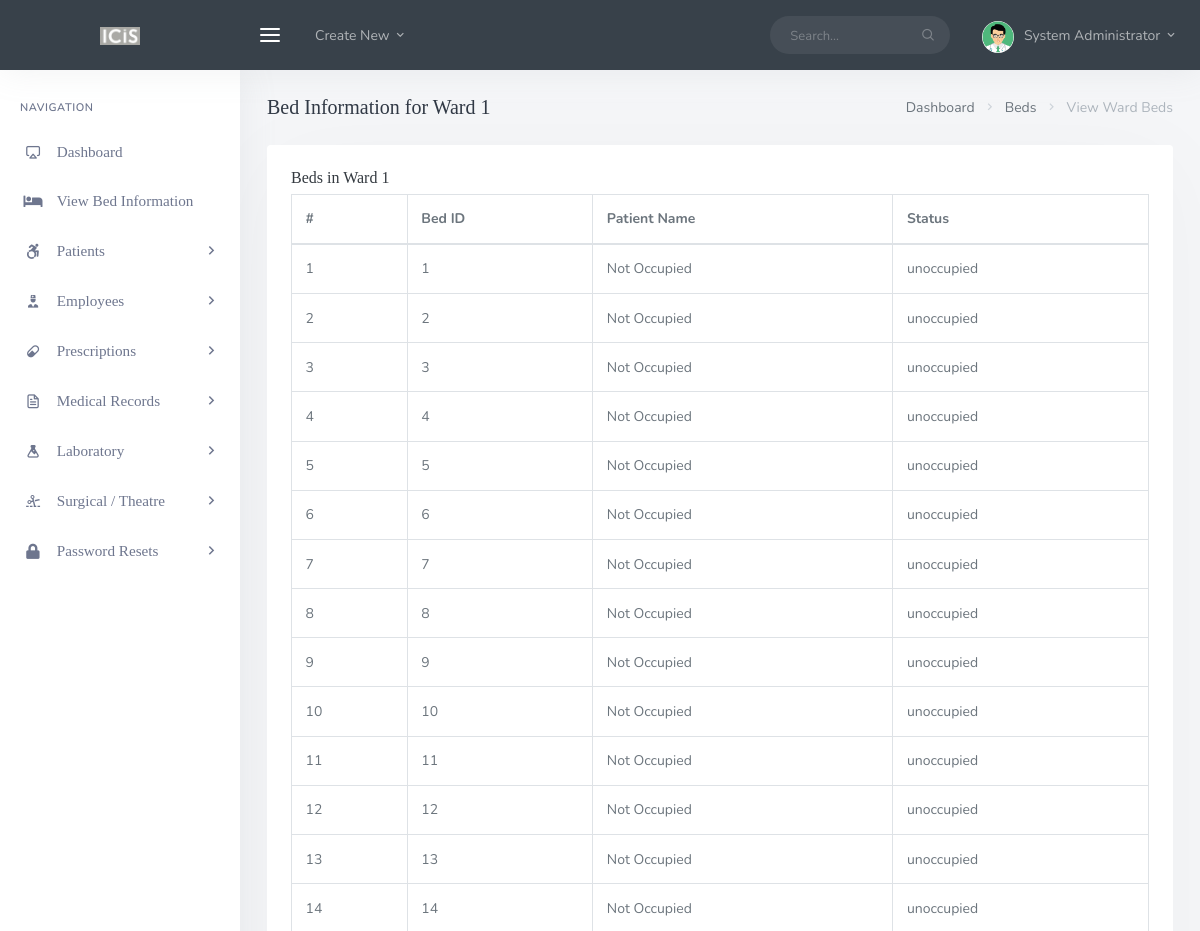
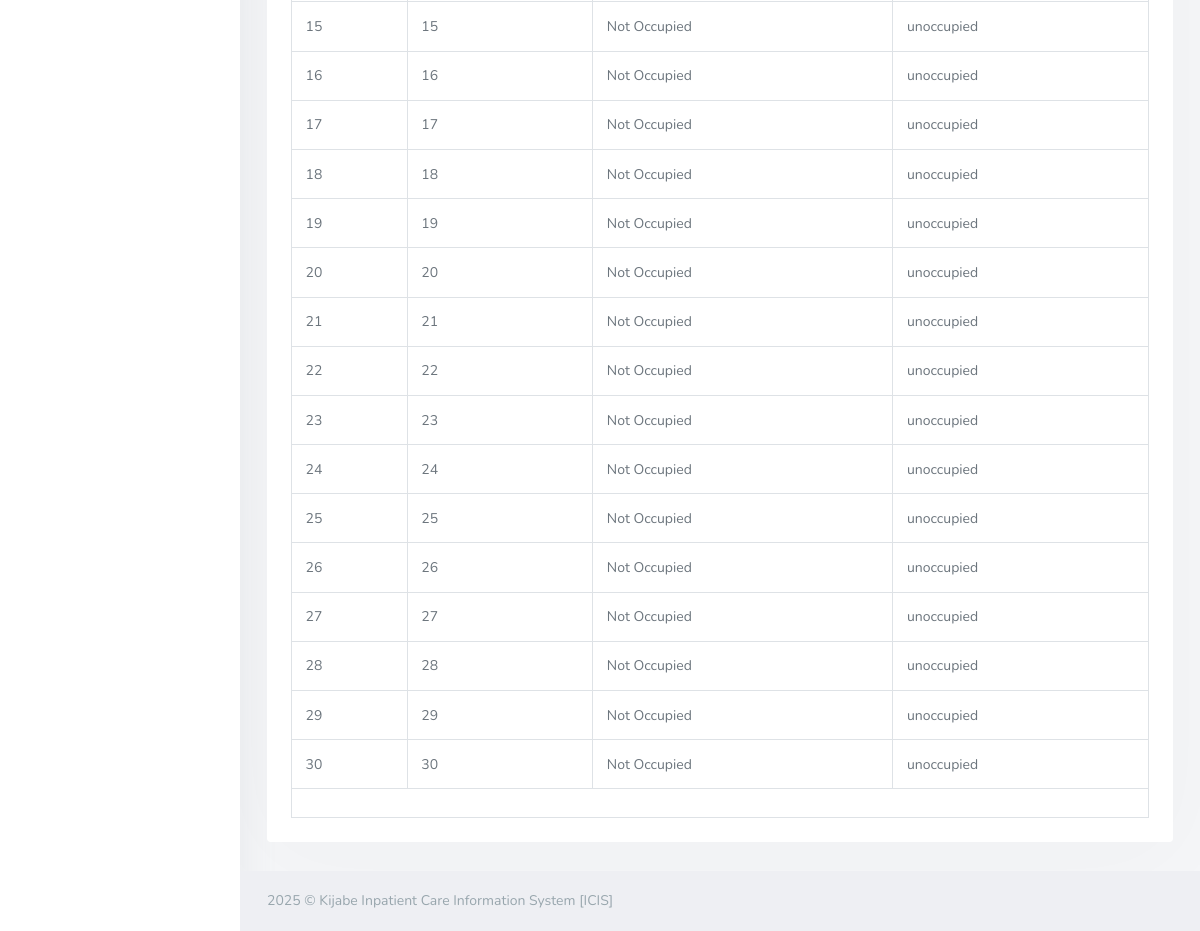
Screenshot of /backend/admin/his_admin_view_ward_beds.php?ward_id=1 (signed in) with the database file from the repository (2 pictures, top to bottom).
### tables this page shows
CREATE TABLE `his_admin` (
  `ad_id` int(20) NOT NULL,
  `ad_fname` varchar(200) DEFAULT NULL,
  `ad_lname` varchar(200) DEFAULT NULL,
  `ad_email` varchar(200) DEFAULT NULL,
  `ad_pwd` varchar(200) DEFAULT NULL,
  `ad_dpic` varchar(200) DEFAULT NULL
);

CREATE TABLE `his_wards` (
  `ward_id` int(11) NOT NULL,
  `ward_name` varchar(100) DEFAULT NULL
);

CREATE TABLE `his_beds` (
  `bed_id` int(11) NOT NULL,
  `ward_id` int(11) DEFAULT NULL,
  `pat_id` int(11) DEFAULT NULL,
  `status` enum('occupied','unoccupied') DEFAULT NULL
);

### backend/admin/his_admin_view_ward_beds.php (the view, shortened to what this page needs)
<?php
include('assets/inc/config.php');
?>
<!DOCTYPE html>
<html lang="en">
<?php include('assets/inc/head.php');?>
<body>
    <div id="wrapper">
        <?php include('assets/inc/nav.php');?>
        <?php include("assets/inc/sidebar.php");?>
        <div class="content-page">
            <div class="content">
                <div class="container-fluid">
                    <div class="row">
                        <div class="col-12">
                            <div class="page-title-box">
                                <div class="page-title-right">
                                    <ol class="breadcrumb m-0">
                                        <li class="breadcrumb-item"><a href="javascript: void(0);">Dashboard</a></li>
                                        <li class="breadcrumb-item"><a href="his_admin_view_beds.php">Beds</a></li>
                                        <li class="breadcrumb-item active">View Ward Beds</li>
                                    </ol>
                                </div>
                                <?php
                                $ward_id = $_GET['ward_id'];
                                $ret = "SELECT ward_name FROM his_wards WHERE ward_id = ?";
                                $stmt = $mysqli->prepare($ret);
                                $stmt->bind_param('i', $ward_id);
                                $stmt->execute();
                                $res = $stmt->get_result();
                                $ward = $res->fetch_object();
                                ?>
                                <h4 class="page-title">Bed Information for <?php echo $ward->ward_name;?></h4>
                            </div>
                        </div>
                    </div>
                    <div class="row">
                        <div class="col-12">
                            <div class="card-box">
                                <h4 class="header-title">Beds in <?php echo $ward->ward_name;?></h4>
                                <div class="table-responsive">
                                    <table class="table table-bordered toggle-circle mb-0" data-page-size="7">
                                        <thead>
                                            <tr>
                                                <th>#</th>
                                                <th>Bed ID</th>
                                                <th>Patient Name</th>
                                                <th>Status</th>
                                            </tr>
                                        </thead>
                                        <tbody>
                                            <?php
                                            $ret = "SELECT b.bed_id, b.status, p.pat_fname, p.pat_lname
                                                    FROM his_beds b
                                                    LEFT JOIN his_patients p ON b.pat_id = p.pat_id
                                                    WHERE b.ward_id = ?
                                                    ORDER BY b.bed_id";
                                            $stmt = $mysqli->prepare($ret);
                                            $stmt->bind_param('i', $ward_id);
                                            $stmt->execute();
                                            $res = $stmt->get_result();
                                            $cnt = 1;
                                            while ($row = $res->fetch_object()) {
                                            ?>
                                                <tr>
                                                    <td><?php echo $cnt;?></td>
                                                    <td><?php echo $row->bed_id;?></td>
                                                    <td><?php echo ($row->pat_fname && $row->pat_lname) ? $row->pat_fname . " " . $row->pat_lname : 'Not Occupied';?></td>
                                                    <td><?php echo $row->status;?></td>
                                                </tr>
                                            <?php
                                                $cnt++;
                                            }
                                            ?>
                                        </tbody>
                                        <tfoot>
                                            <tr class="active">
                                                <td colspan="4">
                                                </td>
                                            </tr>
                                        </tfoot>
                                    </table>
                                </div>
                            </div>
                        </div>
                    </div>
                </div>
            </div>
            <?php include('assets/inc/footer.php');?>
        </div>
    </div>
</body>
</html>

### backend/admin/assets/inc/head.php (shortened to what this page needs)
<head>
        <link href="assets/libs/flatpickr/flatpickr.min.css" rel="stylesheet" type="text/css" />
        <link href="assets/css/bootstrap.min.css" rel="stylesheet" type="text/css" />
        <link href="assets/css/icons.min.css" rel="stylesheet" type="text/css" />
        <link href="assets/css/app.min.css" rel="stylesheet" type="text/css" />
         <link href="assets/libs/ladda/ladda-themeless.min.css" rel="stylesheet" type="text/css" />
        <link href="assets/libs/footable/footable.core.min.css" rel="stylesheet" type="text/css" />
</head>

### backend/admin/assets/inc/nav.php (shortened to what this page needs)
<?php
    $aid=$_SESSION['ad_id'];
    $ret="select * from his_admin where ad_id=?";
    $stmt= $mysqli->prepare($ret) ;
    $stmt->bind_param('i',$aid);
    $stmt->execute() ;
    $res=$stmt->get_result();
    while($row=$res->fetch_object())
    {
?>
    <div class="navbar-custom">
        <ul class="list-unstyled topnav-menu float-right mb-0">
            <li class="d-none d-sm-block">
                <form class="app-search">
                    <div class="app-search-box">
                        <div class="input-group">
                            <input type="text" class="form-control" placeholder="Search...">
                            <div class="input-group-append">
                                <button class="btn" type="submit">
                                    <i class="fe-search"></i>
                                </button>
                            </div>
                        </div>
                    </div>
                </form>
            </li>
            <li class="dropdown notification-list">
                <a class="nav-link dropdown-toggle nav-user mr-0 waves-effect waves-light" data-toggle="dropdown" href="#" role="button" aria-haspopup="false" aria-expanded="false">
                    <img src="assets/images/users/<?php echo $row->ad_dpic;?>" alt="dpic" class="rounded-circle">
                    <span class="pro-user-name ml-1">
                        <?php echo $row->ad_fname;?> <?php echo $row->ad_lname;?> <i class="mdi mdi-chevron-down"></i>
                    </span>
                </a>
            </li>
        </ul>
        <div class="logo-box">
            <a href="his_admin_dashboard.php" class="logo text-center">
                <span class="logo-lg">
                    <img src="assets/images/logo-light.png" alt="" height="18">
                </span>
            </a>
        </div>
        <ul class="list-unstyled topnav-menu topnav-menu-left m-0">
            <li>
                <button class="button-menu-mobile waves-effect waves-light">
                    <i class="fe-menu"></i>
                </button>
            </li>
            <li class="dropdown d-none d-lg-block">
                <a class="nav-link dropdown-toggle waves-effect waves-light" data-toggle="dropdown" href="#" role="button" aria-haspopup="false" aria-expanded="false">
                    Create New
                    <i class="mdi mdi-chevron-down"></i>
                </a>
            </li>
        </ul>
    </div>
<?php }?>

### backend/admin/assets/inc/sidebar.php (shortened to what this page needs)
<div class="left-side-menu">
                <div class="slimscroll-menu">
                    <div id="sidebar-menu">
                        <ul class="metismenu" id="side-menu">
                            <li class="menu-title">Navigation</li>
                            <li>
                                <a href="his_admin_dashboard.php">
                                    <i class="fe-airplay"></i>
                                    <span> Dashboard </span>
                                </a>
                            </li>
                            <li>
                                <a href="his_admin_view_beds.php">
                                   <i class="fas fa-bed"></i>
                                   <span>View Bed Information</span>
                                </a>
                            </li>
                            <li>
                                <a href="javascript: void(0);">
                                    <i class="fab fa-accessible-icon "></i>
                                    <span> Patients </span>
                                    <span class="menu-arrow"></span>
                                </a>
                            </li>
                            <li>
                                <a href="javascript: void(0);">
                                    <i class="mdi mdi-doctor"></i>
                                    <span> Employees </span>
                                    <span class="menu-arrow"></span>
                                </a>
                            </li>
                            <li>
                                <a href="javascript: void(0);">
                                    <i class="mdi mdi-pill"></i>
                                    <span> Prescriptions </span>
                                    <span class="menu-arrow"></span>
                                </a>
                            </li>
                            <li>
                                <a href="javascript: void(0);">
                                    <i class="fe-file-text"></i>
                                    <span> Medical Records </span>
                                    <span class="menu-arrow"></span>
                                </a>
                            </li>
                            <li>
                                <a href="javascript: void(0);">
                                    <i class="mdi mdi-flask"></i>
                                    <span> Laboratory </span>
                                    <span class="menu-arrow"></span>
                                </a>
                            </li>
                            <li>
                                <a href="javascript: void(0);">
                                    <i class="mdi mdi-scissors-cutting "></i>
                                    <span> Surgical / Theatre </span>
                                    <span class="menu-arrow"></span>
                                </a>
                            </li>
                            <li>
                                <a href="javascript: void(0);">
                                    <i class="fas fa-lock"></i>
                                    <span> Password Resets </span>
                                    <span class="menu-arrow"></span>
                                </a>
                            </li>
                        </ul>
                    </div>
                </div>
            </div>

### backend/admin/assets/inc/footer.php
<footer class="footer">
    <div class="container-fluid">
        <div class="row">
            <div class="col-md-12">
                 <?php echo date('Y'); ?> &copy; Kijabe Inpatient Care Information System [ICIS] </a>
            </div>
        </div>
    </div>
</footer>

### rows the page displays
his_admin: ad_dpic (picture), ad_fname "System", ad_lname "Administrator"
his_wards: ward_name "Ward 1"
his_beds: bed_id "1", status "unoccupied"
his_beds: bed_id "2", status "unoccupied"
his_beds: bed_id "3", status "unoccupied"
his_beds: bed_id "4", status "unoccupied"
his_beds: bed_id "5", status "unoccupied"
his_beds: bed_id "6", status "unoccupied"
his_beds: bed_id "7", status "unoccupied"
his_beds: bed_id "8", status "unoccupied"
his_beds: bed_id "9", status "unoccupied"
his_beds: bed_id "10", status "unoccupied"
his_beds: bed_id "11", status "unoccupied"
his_beds: bed_id "12", status "unoccupied"
his_beds: bed_id "13", status "unoccupied"
his_beds: bed_id "14", status "unoccupied"
his_beds: bed_id "15", status "unoccupied"
his_beds: bed_id "16", status "unoccupied"
his_beds: bed_id "17", status "unoccupied"
his_beds: bed_id "18", status "unoccupied"
his_beds: bed_id "19", status "unoccupied"
his_beds: bed_id "20", status "unoccupied"
his_beds: bed_id "21", status "unoccupied"
his_beds: bed_id "22", status "unoccupied"
his_beds: bed_id "23", status "unoccupied"
his_beds: bed_id "24", status "unoccupied"
his_beds: bed_id "25", status "unoccupied"
his_beds: bed_id "26", status "unoccupied"
his_beds: bed_id "27", status "unoccupied"
his_beds: bed_id "28", status "unoccupied"
his_beds: bed_id "29", status "unoccupied"
his_beds: bed_id "30", status "unoccupied"
